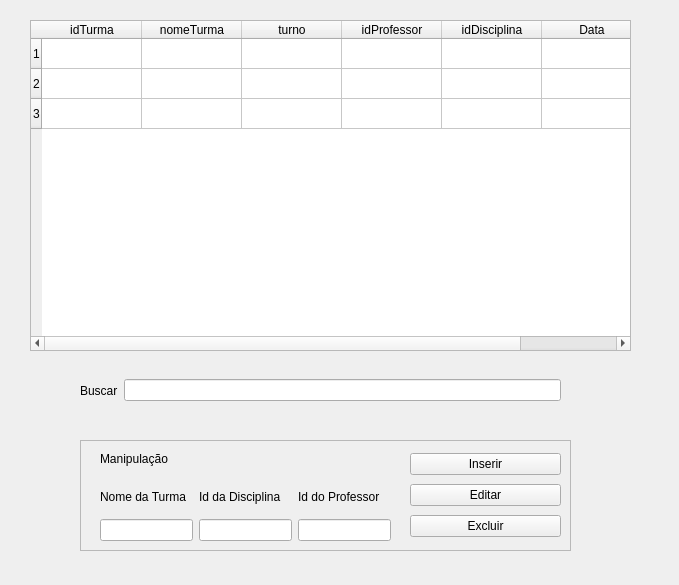
<?xml version="1.0" encoding="UTF-8"?>
<ui version="4.0">
 <class>Turma</class>
 <widget class="QWidget" name="Turma">
  <property name="geometry">
   <rect>
    <x>0</x>
    <y>0</y>
    <width>679</width>
    <height>585</height>
   </rect>
  </property>
  <property name="windowTitle">
   <string>Form</string>
  </property>
  <widget class="QTableWidget" name="tableTurma">
   <property name="enabled">
    <bool>true</bool>
   </property>
   <property name="geometry">
    <rect>
     <x>30</x>
     <y>20</y>
     <width>601</width>
     <height>331</height>
    </rect>
   </property>
   <property name="rowCount">
    <number>3</number>
   </property>
   <attribute name="horizontalHeaderDefaultSectionSize">
    <number>100</number>
   </attribute>
   <attribute name="horizontalHeaderStretchLastSection">
    <bool>true</bool>
   </attribute>
   <row/>
   <row/>
   <row/>
   <column>
    <property name="text">
     <string>idTurma</string>
    </property>
   </column>
   <column>
    <property name="text">
     <string>nomeTurma</string>
    </property>
   </column>
   <column>
    <property name="text">
     <string>turno</string>
    </property>
   </column>
   <column>
    <property name="text">
     <string>idProfessor</string>
    </property>
   </column>
   <column>
    <property name="text">
     <string>idDisciplina</string>
    </property>
   </column>
   <column>
    <property name="text">
     <string>Data</string>
    </property>
   </column>
  </widget>
  <widget class="QFrame" name="form">
   <property name="geometry">
    <rect>
     <x>80</x>
     <y>440</y>
     <width>491</width>
     <height>111</height>
    </rect>
   </property>
   <property name="frameShape">
    <enum>QFrame::StyledPanel</enum>
   </property>
   <property name="frameShadow">
    <enum>QFrame::Raised</enum>
   </property>
   <widget class="QLabel" name="label">
    <property name="geometry">
     <rect>
      <x>20</x>
      <y>10</y>
      <width>91</width>
      <height>17</height>
     </rect>
    </property>
    <property name="text">
     <string>Manipulação</string>
    </property>
   </widget>
   <widget class="QWidget" name="layoutWidget">
    <property name="geometry">
     <rect>
      <x>20</x>
      <y>40</y>
      <width>291</width>
      <height>61</height>
     </rect>
    </property>
    <layout class="QHBoxLayout" name="horizontalLayout">
     <item>
      <layout class="QVBoxLayout" name="verticalLayout">
       <item>
        <widget class="QLabel" name="labelnomeTurma">
         <property name="text">
          <string>Nome da Turma</string>
         </property>
        </widget>
       </item>
       <item>
        <widget class="QLineEdit" name="linenomeTurma"/>
       </item>
      </layout>
     </item>
     <item>
      <layout class="QVBoxLayout" name="verticalLayout_2">
       <item>
        <widget class="QLabel" name="labelidDisciplina">
         <property name="text">
          <string>Id da Disciplina</string>
         </property>
        </widget>
       </item>
       <item>
        <widget class="QLineEdit" name="lineDisciplina">
         <property name="text">
          <string notr="true"/>
         </property>
        </widget>
       </item>
      </layout>
     </item>
     <item>
      <layout class="QVBoxLayout" name="verticalLayout_10" stretch="0,0">
       <item>
        <widget class="QLabel" name="labelidProfessor">
         <property name="text">
          <string>Id do Professor</string>
         </property>
        </widget>
       </item>
       <item>
        <widget class="QLineEdit" name="lineProfessor"/>
       </item>
      </layout>
     </item>
    </layout>
   </widget>
   <widget class="QWidget" name="layoutWidget_2">
    <property name="geometry">
     <rect>
      <x>330</x>
      <y>10</y>
      <width>151</width>
      <height>92</height>
     </rect>
    </property>
    <layout class="QVBoxLayout" name="verticalLayout_4">
     <item>
      <widget class="QPushButton" name="btnInserir">
       <property name="text">
        <string>Inserir</string>
       </property>
      </widget>
     </item>
     <item>
      <widget class="QPushButton" name="btnEditar">
       <property name="text">
        <string>Editar</string>
       </property>
      </widget>
     </item>
     <item>
      <widget class="QPushButton" name="btnExcluir">
       <property name="text">
        <string>Excluir</string>
       </property>
      </widget>
     </item>
    </layout>
   </widget>
   <zorder>label</zorder>
   <zorder>layoutWidget</zorder>
   <zorder>layoutWidget_2</zorder>
   <zorder>verticalLayoutWidget</zorder>
  </widget>
  <widget class="QWidget" name="layoutWidget_3">
   <property name="geometry">
    <rect>
     <x>80</x>
     <y>370</y>
     <width>481</width>
     <height>41</height>
    </rect>
   </property>
   <layout class="QHBoxLayout" name="horizontalLayout_2">
    <item>
     <widget class="QLabel" name="labelBusca">
      <property name="text">
       <string>Buscar</string>
      </property>
     </widget>
    </item>
    <item>
     <widget class="QLineEdit" name="lineBusca"/>
    </item>
   </layout>
  </widget>
  <zorder>tableTurma</zorder>
  <zorder>form</zorder>
  <zorder>layoutWidget_3</zorder>
  <zorder>layoutWidget_2</zorder>
 </widget>
 <resources/>
 <connections/>
</ui>
